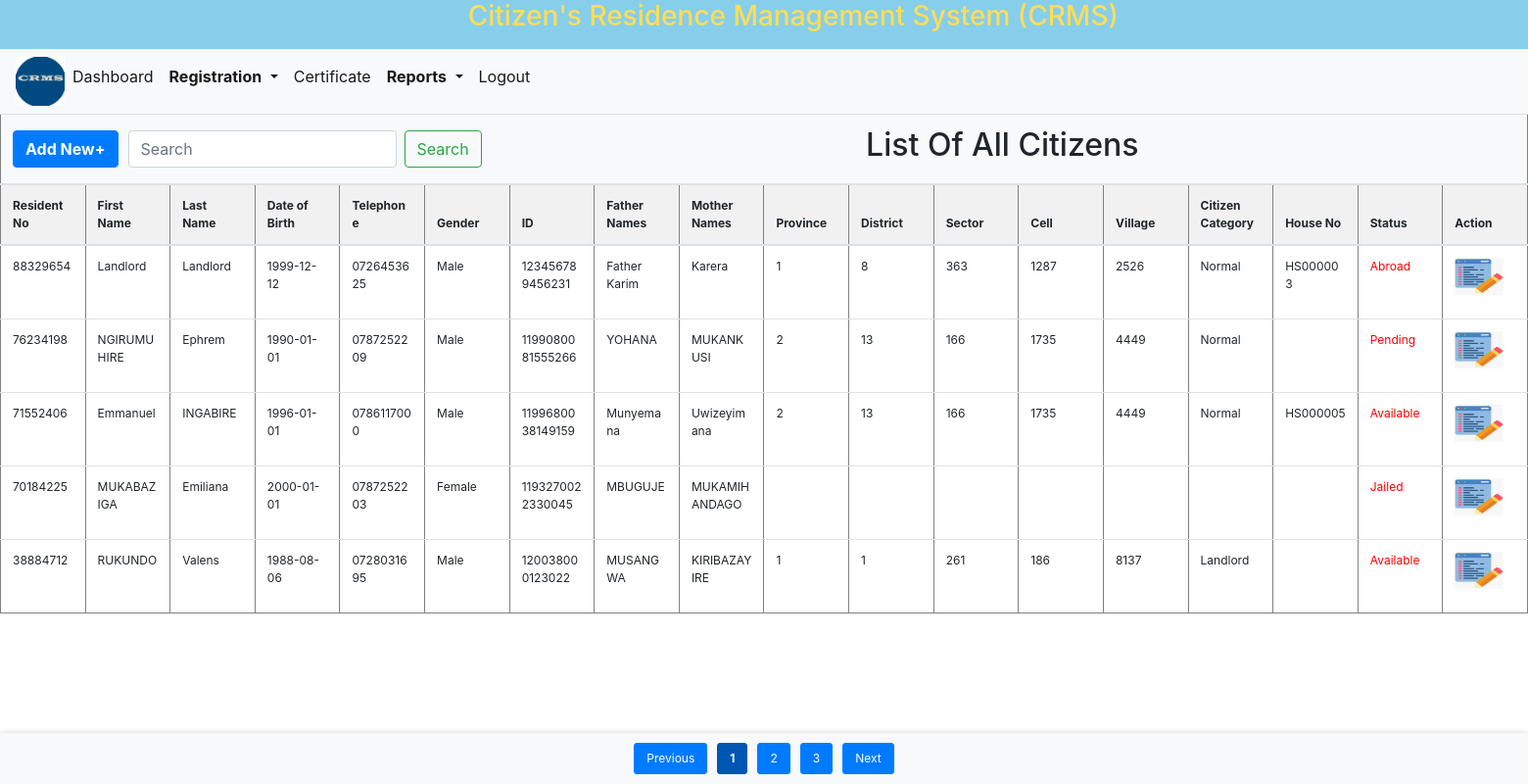
Before: /Report.php (signed in) with the older database file.
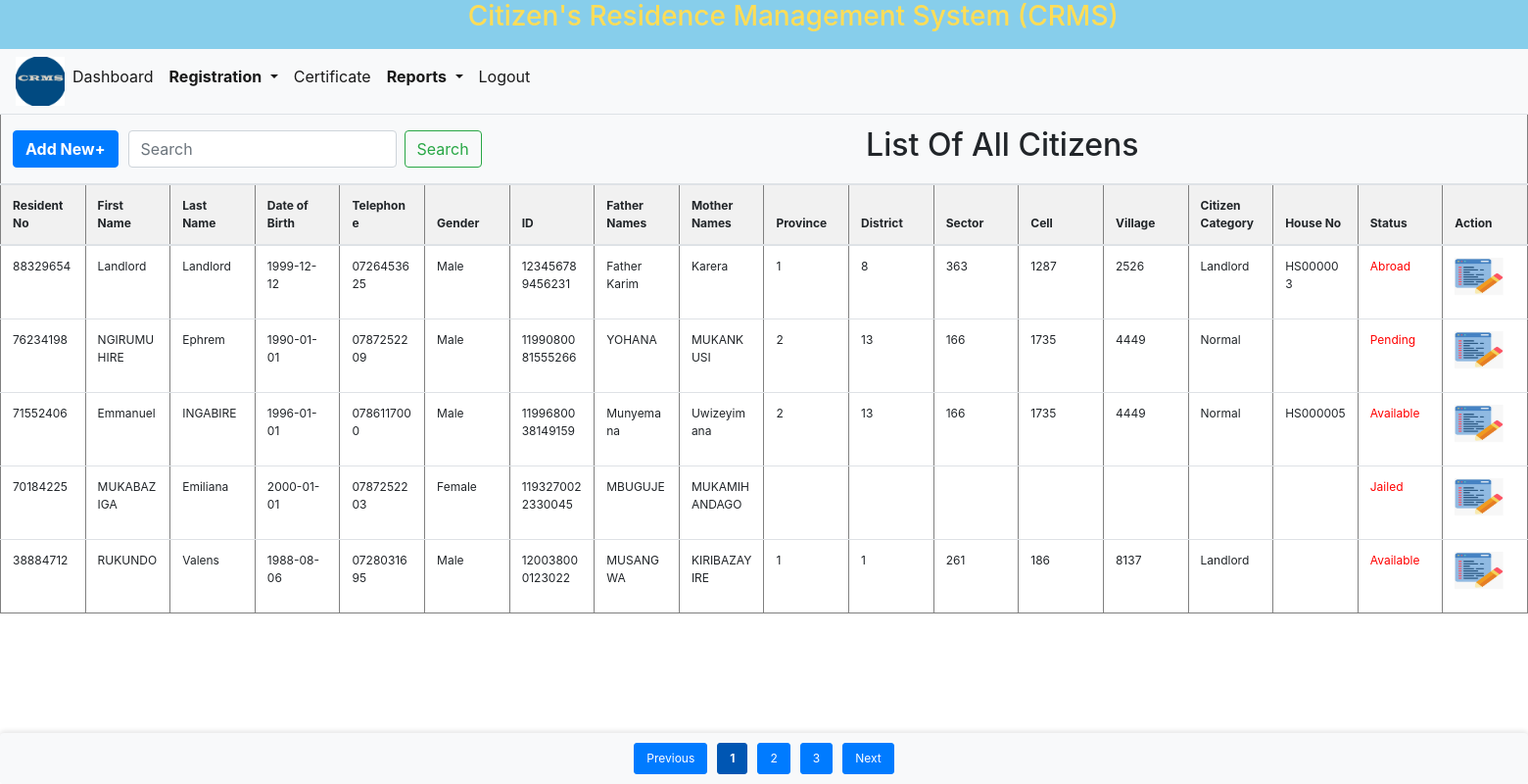
After: the same page with the newer database file.
### tables this page shows
CREATE TABLE `resident` (
  `Identifier` varchar(8) NOT NULL,
  `Firstname` varchar(20) DEFAULT NULL,
  `Lastname` varchar(20) DEFAULT NULL,
  `DoB` date DEFAULT NULL,
  `Telephone` varchar(15) DEFAULT NULL,
  `Email` varchar(255) DEFAULT '',
  `Gender` varchar(6) DEFAULT NULL,
  `ID` bigint DEFAULT NULL,
  `FatherNames` varchar(20) DEFAULT NULL,
  `MotherNames` varchar(20) DEFAULT NULL,
  `Province` varchar(20) DEFAULT NULL,
  `District` varchar(20) DEFAULT NULL,
  `Sector` varchar(20) DEFAULT NULL,
  `Cell` varchar(20) DEFAULT NULL,
  `Village` varchar(20) DEFAULT NULL,
  `Citizen_Category` varchar(20) DEFAULT NULL,
  `HouseNo` varchar(30) DEFAULT NULL,
  `Password` varchar(255) DEFAULT '',
  `Status` varchar(9) DEFAULT NULL,
  `RegDate` datetime DEFAULT CURRENT_TIMESTAMP,
  PRIMARY KEY (`Identifier`),
  UNIQUE KEY `Telephone` (`Telephone`),
  UNIQUE KEY `ID` (`ID`),
  KEY `HouseNo` (`HouseNo`),
  CONSTRAINT `resident_ibfk_1` FOREIGN KEY (`HouseNo`) REFERENCES `houses` (`HouseNo`)
);

### Report.php (the view, shortened to what the changed rows need)
<!DOCTYPE html>
<html lang="en">
<head>
    <link rel="stylesheet" href="bootstrap/bootstrap.css">
    <link rel="stylesheet" href="css/style.css">
</head>
<body>
<?php
$conn = new mysqli('localhost', 'super', '', 'crms');
$records_per_page = 5;
$page = isset($_GET['page']) ? (int)$_GET['page'] : 1;
$offset = ($page - 1) * $records_per_page;
$search_query = isset($_GET['search']) ? $conn->real_escape_string($_GET['search']) : '';
$sql = "SELECT Identifier, Firstname, Lastname, DoB, Telephone, Gender, ID, FatherNames, MotherNames, Province, District, Sector, Cell, Village, citizen_category, HouseNo, Status
        FROM resident
        WHERE CONCAT_WS(' ', Firstname, Lastname, DoB, Telephone, Gender, ID, FatherNames, MotherNames, Province, District, Sector, Cell, Village, citizen_category, HouseNo, Status) LIKE ?
        ORDER BY Identifier DESC
        LIMIT ? OFFSET ?";
$stmt = $conn->prepare($sql);
$search_param = "%$search_query%";
$stmt->bind_param("sii", $search_param, $records_per_page, $offset);
$stmt->execute();
$result = $stmt->get_result();
if ($result->num_rows > 0) {
    echo "<div class='table-container'>";
    echo "<table border='1' class='table table-striped'>";
    echo "<thead>";
    echo "<tr>
            <th colspan='18' style='background-color: #f8f9fa; text-align: left;'>
                <div style='display: flex; align-items: center;'>
                    <div style='margin-right: 10px;'>
                        <a class='small' href='addResident.php'>
                            <button class='btn btn-primary'><b>Add New+</b></button>
                        </a>
                    </div>
                    <div style='margin-right: 8px;'>
                        <form class='form-inline my-2 my-lg-0' method='GET' action=''>
                            <input class='form-control mr-sm-2' type='search' name='search' placeholder='Search' value='" . htmlspecialchars($search_query) . "'>
                            <button class='btn btn-outline-success my-2 my-sm-0' type='submit'>Search</button>
                        </form>
                    </div>
                    <div style='flex: 1; text-align: center; font-size: 18px;'>
                        <h2 class='text-center'>List Of All Citizens</h2>
                    </div>
                </div>
            </th>
          </tr>";
    echo "<tr>
            <th>Resident No</th>
            <th>First Name</th>
            <th>Last Name</th>
            <th>Date of Birth</th>
            <th>Telephone</th>
            <th>Gender</th>
            <th>ID</th>
            <th>Father Names</th>
            <th>Mother Names</th>
            <th>Province</th>
            <th>District</th>
            <th>Sector</th>
            <th>Cell</th>
            <th>Village</th>
            <th>Citizen Category</th>
            <th>House No</th>
            <th>Status</th>
            <th>Action</th>
          </tr>";
    echo "</thead>";
    echo "<tbody>";
    while ($row = $result->fetch_assoc()) {
        echo "<tr>
                <td>" . htmlspecialchars($row["Identifier"]) . "</td>
                <td>" . htmlspecialchars($row["Firstname"]) . "</td>
                <td>" . htmlspecialchars($row["Lastname"]) . "</td>
                <td>" . htmlspecialchars($row["DoB"]) . "</td>
                <td>" . htmlspecialchars($row["Telephone"]) . "</td>
                <td>" . htmlspecialchars($row["Gender"]) . "</td>
                <td>" . htmlspecialchars($row["ID"]) . "</td>
                <td>" . htmlspecialchars($row["FatherNames"]) . "</td>
                <td>" . htmlspecialchars($row["MotherNames"]) . "</td>
                <td>" . htmlspecialchars($row["Province"]) . "</td>
                <td>" . htmlspecialchars($row["District"]) . "</td>
                <td>" . htmlspecialchars($row["Sector"]) . "</td>
                <td>" . htmlspecialchars($row["Cell"]) . "</td>
                <td>" . htmlspecialchars($row["Village"]) . "</td>
                <td>" . htmlspecialchars($row["citizen_category"]) . "</td>
                <td>" . htmlspecialchars($row["HouseNo"]) . "</td>
                <td style='color: red;'>" . htmlspecialchars($row["Status"]) . "</td>
                <td><a href='updateResident.php?identifier=" . htmlspecialchars($row["Identifier"]) . "' style='color: red;'>
                    <img src='images/edit.jpg' width='50px' height='50px'></a>
                </td>
              </tr>";
    }
    echo "</tbody>";
    echo "</table>";
} else {
    echo "<div>No results found for the search query.</div>";
}
?>
</body>
</html>

Changed rows visible on the page:
changed resident "Father Karim": Citizen_Category "Normal" → "Landlord"
